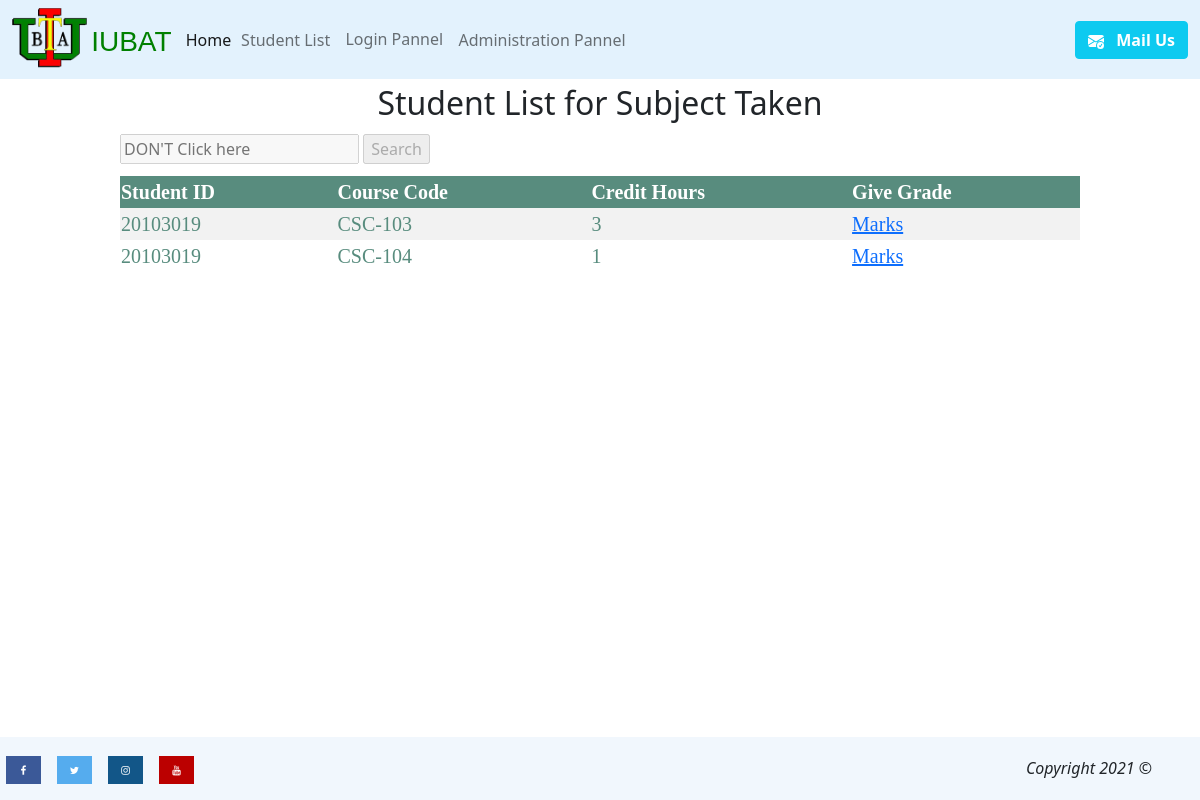
The page /homepage/show_csc103_course.php (signed in) on the database its author committed.
### tables this page shows
CREATE TABLE `course_enroll` (
  `student_id` int(10) NOT NULL,
  `faculty_id` int(10) NOT NULL,
  `course_code` varchar(20) NOT NULL,
  `credit_hours` int(10) NOT NULL
);

### homepage/show_csc103_course.php (the view, shortened to what this page needs)
<!DOCTYPE html>
<html lang="en">
<head>
</head>
<body>
<h2 style="margin-top: 7%; margin-bottom:1%; text-align:center">Student List for Subject Taken</h2>
<form action="" method="post">
<div style="margin-left: 10%;">
<input type="text" name="search_name" id="search" disabled placeholder="DON'T Click here" required> <input type="submit" name="search" disabled value="Search">
</div>
</form>
<table style="margin-top: 1%; margin-bottom:16%;" >
<tr>
    <th>Student ID</th>
    <th>Course Code</th>
    <th>Credit Hours</th>
    <th>Give Grade</th>
</tr>
<?php
include('connection.php');
if(isset($_REQUEST['search'])){
    $recv = $_REQUEST['search_name'];
    $sql = "SELECT * FROM `course_enroll` WHERE student_id = '$recv'";
}else
$faculty_id = $_SESSION['user_login'];
       $sql = "SELECT * FROM `course_enroll` WHERE faculty_id = $faculty_id; ";
       $result = mysqli_query($conn,$sql);
       if($result){
?>
<?php
       while ($data = mysqli_fetch_assoc($result)){
        $student_id = $data['student_id'];
        ?>
            <tr>
                <td><?php echo $data['student_id']; ?></td>
                <td><?php echo $data['course_code']; ?></td>
                <td><?php echo $data['credit_hours'] ?></td>
                <td> <a href="marks_csc103.php?student_id=<?php echo $student_id ?>">Marks</a></td>
            </tr>
 <?php
       }
  ?>
</table>
<?php
       } else{
           echo "You don't have any database";
       }
?>
<?php
include('header.php');
include('footer.php');
?>

### homepage/show_csc103_course.php (style rules this page uses)
table { border-collapse: collapse; width: 80%; color: #588c7e; font-family: 'Times New Roman', Times, serif; font-size: 20px; text-align: left; margin: auto; }
th { background-color: #588c7e; color: white; }
tr:nth-child(even) { background-color: #f2f2f2; }

### rows shown on the page
course_enroll: student "20103019", course_code "CSC-103", credit_hours "3"
course_enroll: student "20103019", course_code "CSC-104", credit_hours "1"
